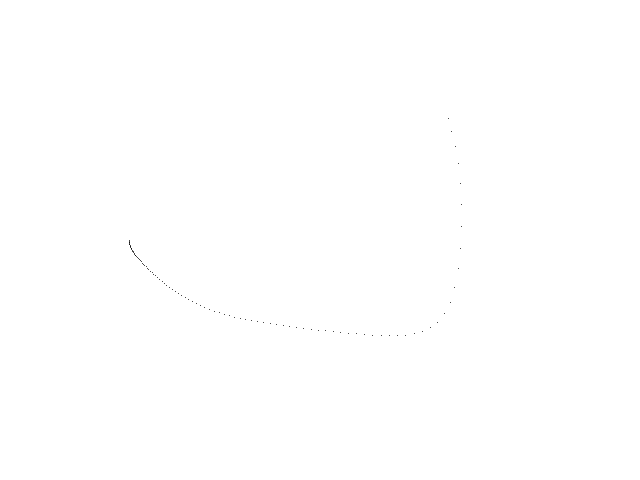
Frame 1 (no input)
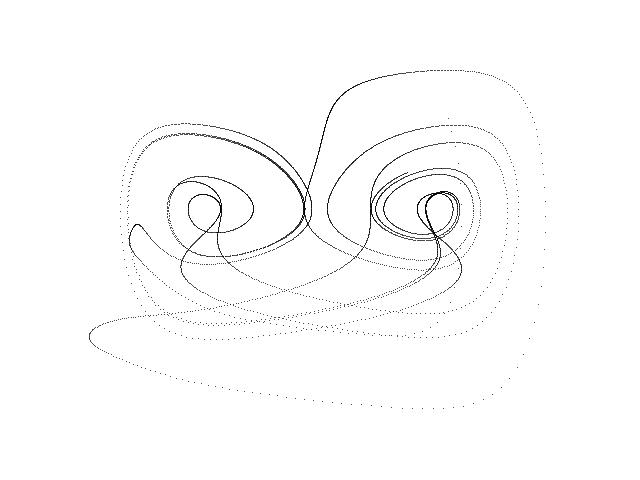
Frame 60 (the mouse pressed at the canvas centre just before this capture)
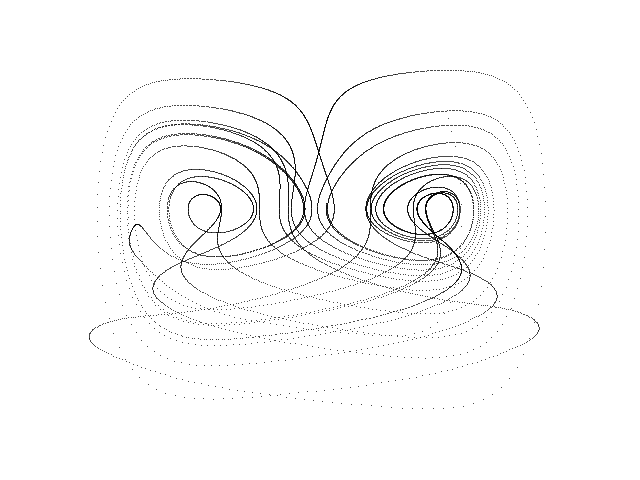
Frame 120 (the mouse held since frame 60 and released just before this capture)

The Processing sketch that drew these frames (run headless with seeded random() and noise(); from frame 60 on, the mouse is pressed at the canvas centre):

// Processing sketch: Lorenz_Yu_Wang_C
// ── Lorenz_Yu_Wang_C.pde
// Lorenz Yu-Wang C hyperbolic chaotic attractor //

  float x = 3.0;
  float y = 2.0;
  float z = 2.0;
  float dt = 0.001;
  float a = 10.0;
  float b = 30.0;
  float c = 2.0;
  float d = 2.5;


void setup() {
  
  size(640, 480);
  background(255);
  
}
 

void draw() {
  
  for (int i=0; i<100; i++) {
    
    float nx = x;
    float ny = y;
    float nz = z;
    
    x = nx + dt * (a * (ny - nx));
    y = ny + dt * ((b * nx) - (c * nx * nz) * (nz * Math.signum(nz)));
    z = nz + dt * (((float)Math.sinh(nx * ny) - d * (nz * Math.signum(nz))));
    
    point(320 + (62 * (y)), (54 * z));

  }

}
